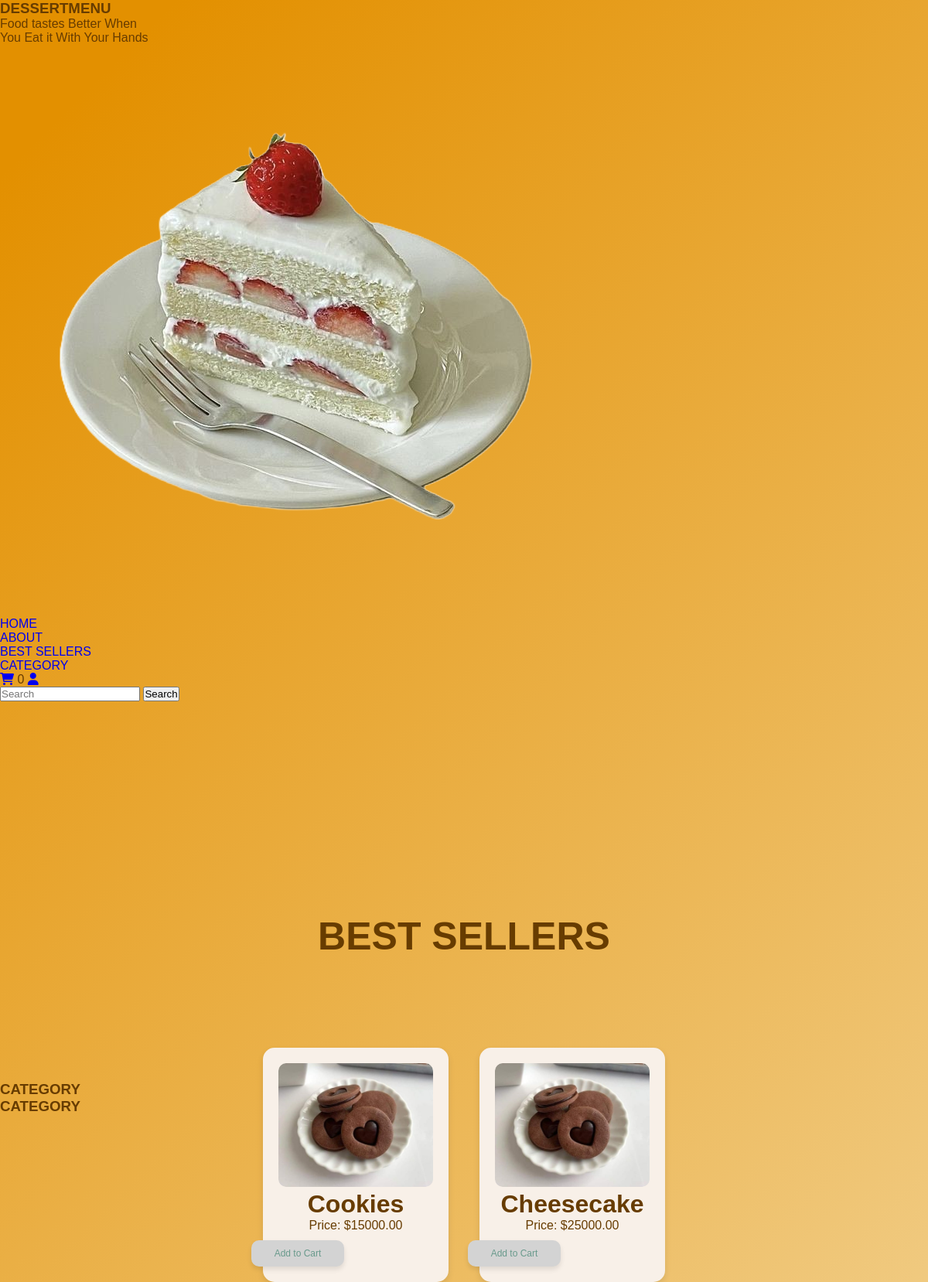
The app's page /, older data.
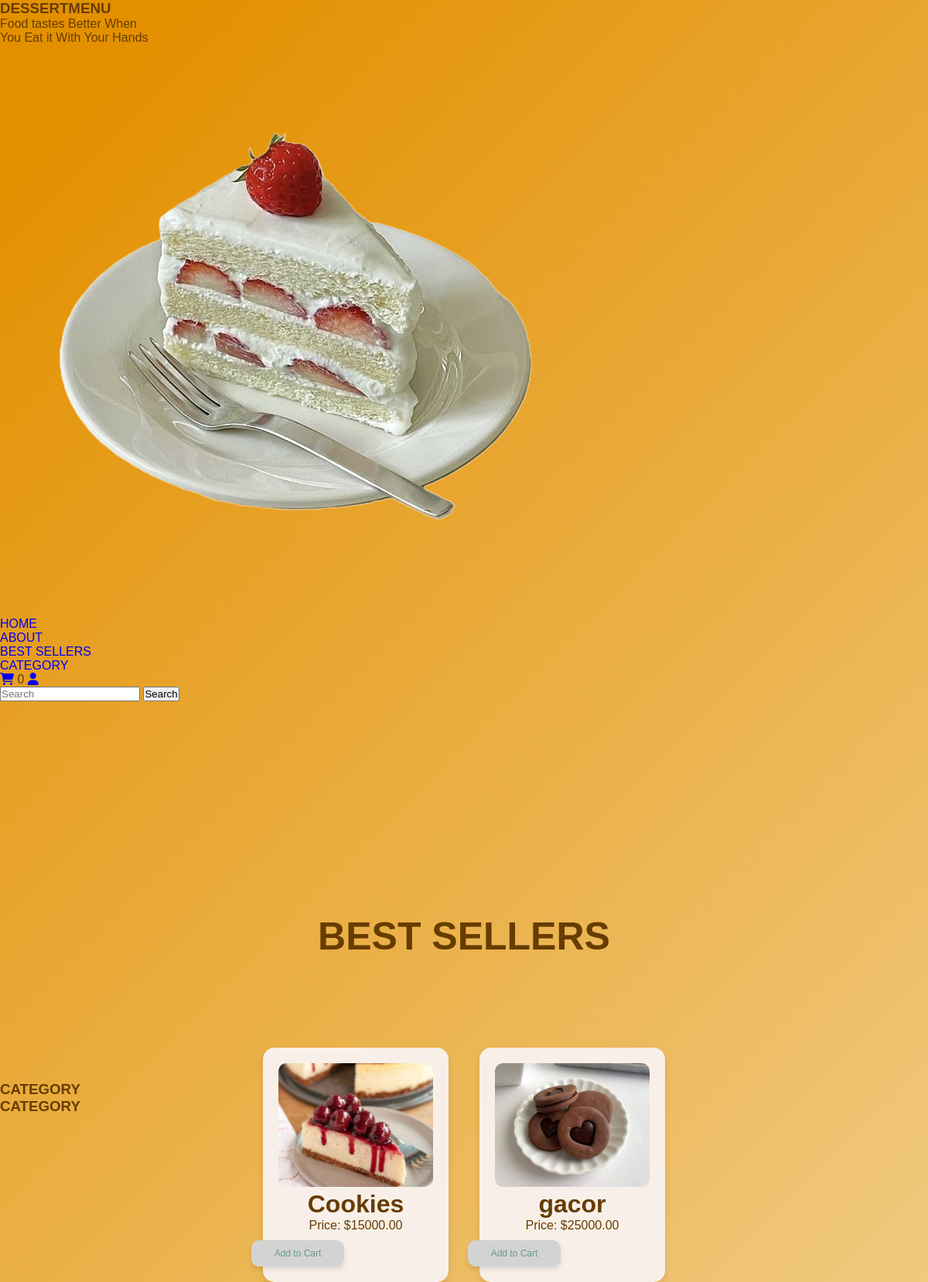
The same page, newer data.
### webku/models.py (models this page shows, shortened)
class Makanan(models.Model):
    nama_menu = models.CharField(max_length=100)
    deskripsi = models.TextField()
    harga = models.DecimalField(max_digits=10, decimal_places=2)
    gambar = models.ImageField(upload_to='makanan_images/')

### webku/views.py (the view)
# urls.py: path('', views.home_page, name='home'),
def home_page(request):
    makanan_list = Makanan.objects.all()  # Ambil semua data makanan dari database
    context = {
        'makanan_list': makanan_list,
    }
    return render(request, 'home.html', context)

### webku/templates/home.html (shortened to what this page needs)
<!DOCTYPE html>
<html lang="en">
{% load static %}
<head>
    <link rel="stylesheet" href="https://cdnjs.cloudflare.com/ajax/libs/font-awesome/6.0.0-beta3/css/all.min.css">
    <link rel="stylesheet" href="{% static 'css/style.css' %}">
</head>
<body>
    <div class="cumdessert">
        <h3>DESSERT<span>MENU</span></h3>
    </div>
    <div class="text-container">
        <span class="top-text">Food tastes Better When</span><br>
        <span class="bottom-text">You Eat it With Your Hands</span>
    </div>
    <div class="kuekue">
        <img src="{% static 'images/images (cakecake).png' %}" alt="Cake Image">
    </div>
    <div class="navbar">
        <ul class="menu">
            <li><a href="#">HOME</a></li>
            <li><a href="#">ABOUT</a></li>
            <li><a href="#category-section">BEST SELLERS</a></li>
            <li><a href="#category-section3">CATEGORY</a></li>
        </ul>
        <div class="icons">
            <a href="#"><i class="fa fa-shopping-cart"></i></a>
            <span class="cart-count">0</span>
            {% if user.is_authenticated %}
                <a href="{% url 'logout' %}"><i class="fa fa-user"></i> Logout</a>
            {% else %}
                <a href="{% url 'signup' %}"><i class="fa fa-user"></i></a>
            {% endif %}
        </div>
        <div class="search">
            <form class="form-inline my-2 my-lg-0">
                <input class="form-control mr-sm-2" type="search" placeholder="Search" aria-label="Search">
                <button class="btn btn-outline-success my-2 my-sm-0" type="submit">Search</button>
            </form>
        </div>
    </div>
    <div id="category-section" class="section-baru">
        <h4>BEST SELLERS</h4>
    </div>
    <div class="makanan-container">
        {% for makanan in makanan_list %}
            <div class="makanan">
                <img src="{% static 'images/' %}{{ makanan.gambar }}" alt="{{ makanan.nama_menu }}">
                <h1>{{ makanan.nama_menu }}</h1>
                <p>Price: ${{ makanan.harga }}</p>
                <button class="btn-add-to-card">Add to Cart</button>
            </div>
        {% endfor %}
    </div>
    <div id="category-section3" class="section3-ketiga">
        <h3>CATEGORY</h3>
    </div>
    <div>
        <div id="category-section3" class="section3-ketiga">
            <h3>CATEGORY</h3>
        </div>
    </div>
</body>
</html>

Row changes from the older to the newer data that the page shows:
changed Makanan "Cookies": gambar: a different picture
changed Makanan: nama_menu "Cheesecake" → "gacor"
